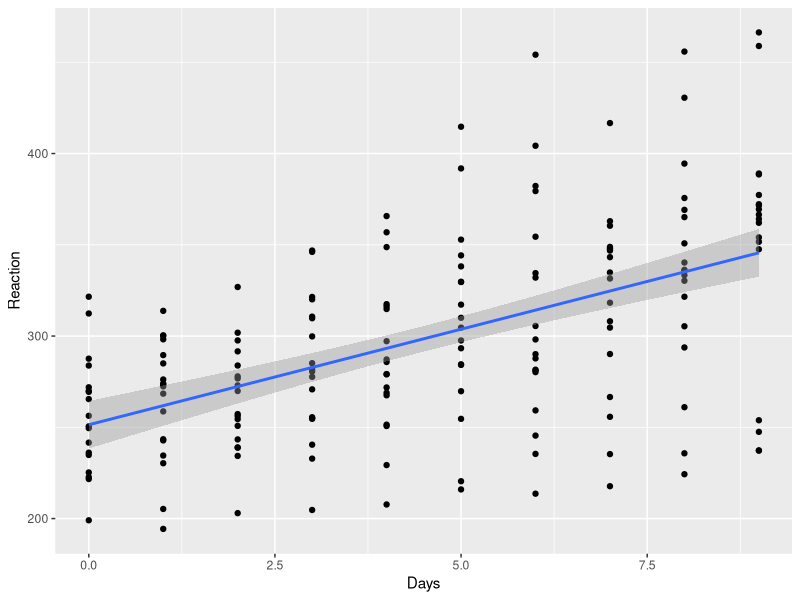
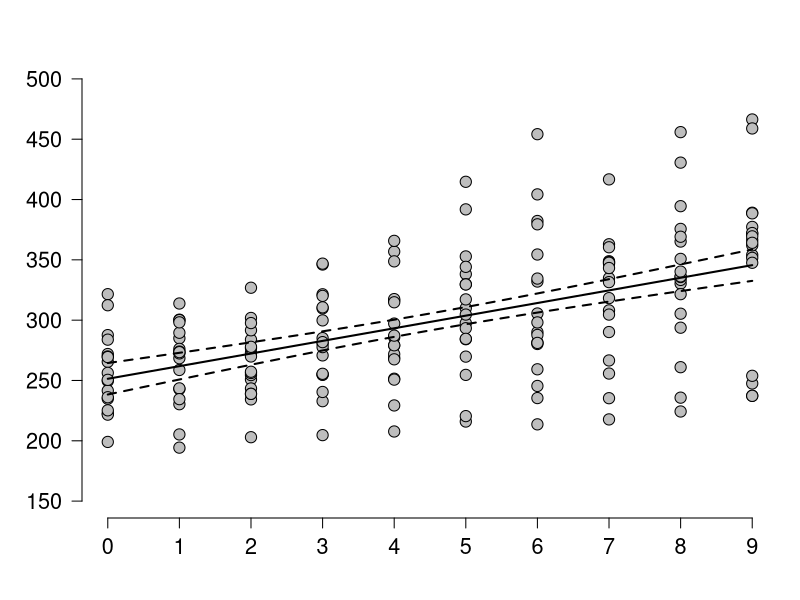
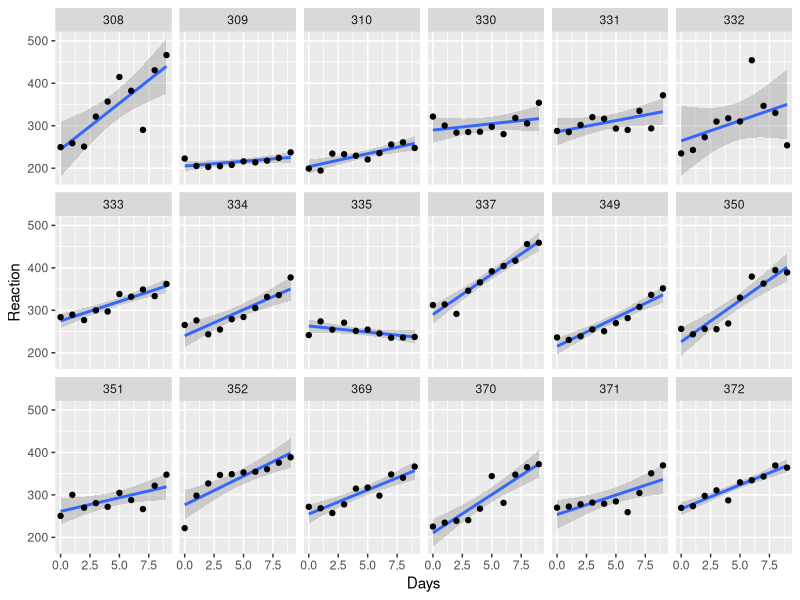
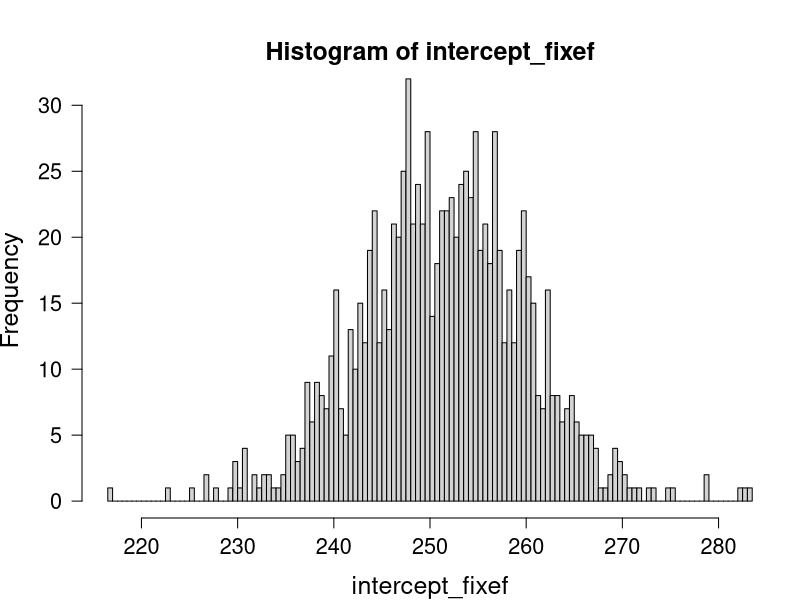
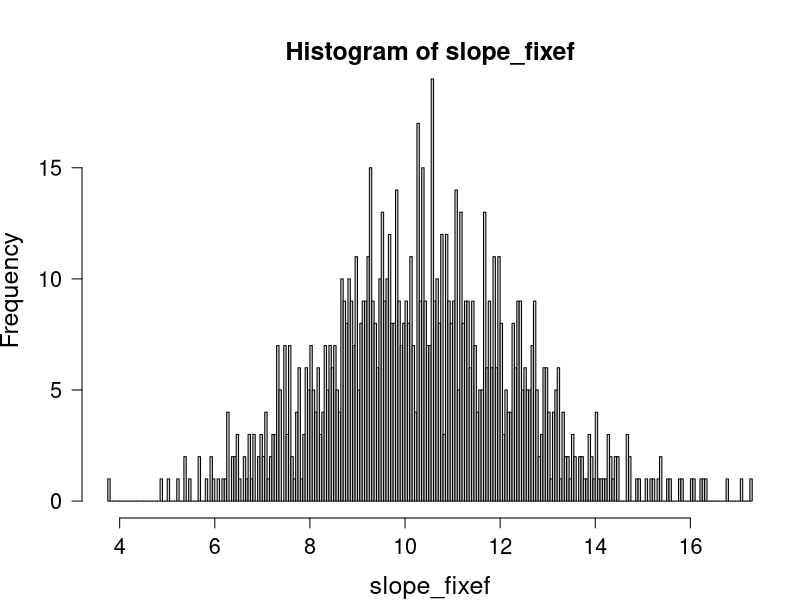
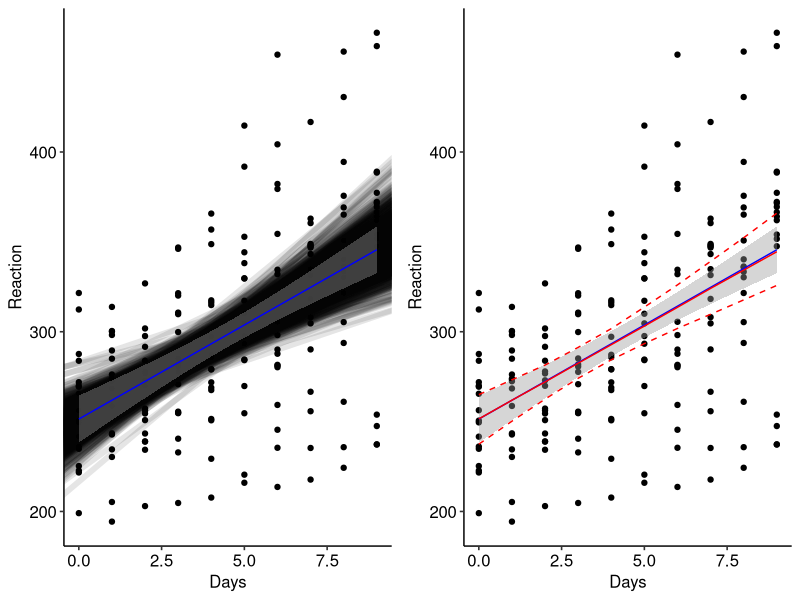
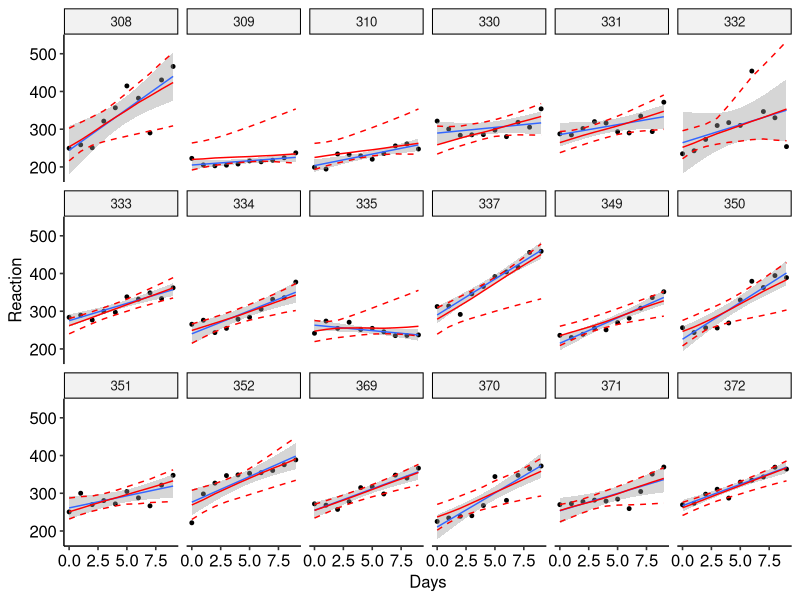

Source code (R) for these figures, in order:
#######################
# advanced mixed models
#######################

library(lme4)
library(ggplot2)
library(ggpubr)
library(gridExtra)

#######################################
# built in dataset on sleep deprivation
?sleepstudy
head(sleepstudy,20)
summary(lm(Reaction~Days, data = sleepstudy))

# basic linear regression
ggplot(sleepstudy,aes(x=Days,y=Reaction)) + geom_point() + geom_smooth(method = "lm")


# as always, we can create the same prediction plot from scratch 
# and make it pretty in base R
op <- par(mfrow = c(1, 1), mar = 0.1 + c(4, 4, 1, 1), oma = c(0, 0, 2, 0), cex.lab = 1.5, font.lab = 1.5, cex.axis = 1.3, bty = "n", las = 1, cex.main = 1.5)

plot(Reaction ~ Days, data = sleepstudy, col = "black", pch = 21, bg = "grey", cex = 1.5, 
     xlim = c(0, 9), ylim = c(150, 500), ylab = "", xlab = "", axes = F)

axis(1, at = seq(0, 9, 1))
axis(2)

conf_interval <- predict(lm(Reaction ~ Days, data = sleepstudy), 
                         newdata = data.frame(Days = seq(0, 9, by = 0.1)), 
                         interval = "confidence", level = 0.95)

lines(seq(0, 9, by = 0.1), conf_interval[,1], lty = 1, lwd = 2)
lines(seq(0, 9, by = 0.1), conf_interval[,2], lty = 2, lwd = 2)
lines(seq(0, 9, by = 0.1), conf_interval[,3], lty = 2, lwd = 2)


# BUT we have non-independent data, because each individual in the study 
# has 10 observations 
ggplot(sleepstudy,aes(x=Days,y=Reaction)) + 
  geom_smooth(method = "lm",level = 0.95) + 
  geom_point() + 
  facet_wrap(~Subject, nrow = 3, ncol = 6) # separate by individual


# from the above plot, a random slope model seems most appropriate
summary(lmer(Reaction ~ Days + (Days | Subject), sleepstudy))

# we can compare the residual variance not explained by the 2 models
sqrt(sum(residuals(lm(Reaction~Days,data=sleepstudy))^2)/(dim(sleepstudy)[1]-2))
sqrt(sum(resid(lmer(Reaction~Days+(Days|Subject),sleepstudy))^2)/(dim(sleepstudy)[1]-2))

# AIC/likelihood will tell you the same thing
# BUT remember, the decision to include random effects or not
# should already have been made
fit1 <- lm(Reaction ~ Days, data = sleepstudy)
fit2 <- lmer(Reaction ~ Days + (Days | Subject), sleepstudy, REML = FALSE)
anova(fit2, fit1)


###############################
# deriving CIs for mixed models

# getting global confidence intervals for mixed models can be tricky
# because you have to find away to incorporate the additional variability
# introduced by your random effects

# BOOTSTRAPPING is the most reliable / common way

# number of iterations
N_boot <- 1000
#create storage vectors for intercepts and slopes of each iteration 
intercept_fixef <- vector() 
slope_fixef <- vector()

# population level data for prediction
newdata_pop_level <- data.frame(Days = seq(0, 9, by = 1))

# storage vector for fixed effect predictions
datapoints_fixef <- matrix(ncol = N_boot, nrow = dim(newdata_pop_level)[1])

# individual level data for prediction
newdata_individ_level<-data.frame(Days=sleepstudy$Days, Subject=sleepstudy$Subject)

# storage vector for random effects predictions
datapoints_individ_level <- matrix(ncol=N_boot, nrow=dim(newdata_individ_level)[1])

# bootstrapped slope and intercept for global model
for(i in 1:N_boot) {
    
  # randomly sample data set (with replacement) 
    sleepstudy_boot <- sleepstudy[sample(1:dim(sleepstudy)[1], dim(sleepstudy)[1]*0.25, 
                                       replace = TRUE),]

  # fit same mixed model with subset of data  
    lmerfit_boot <- lmer(Reaction ~ Days + (Days | Subject), sleepstudy_boot)

  # extract intercept (for fixed effect) and append to storage vector  
    intercept_fixef <- append(intercept_fixef, as.numeric(fixef(lmerfit_boot)[1]))

  # extract slope (for fixed effect) and append to storage vector  
    slope_fixef <- append(slope_fixef, as.numeric(fixef(lmerfit_boot)[2]))
  
  # predict model for all subjects (even those not included in the subset)  
    datapoints_individ_level[,i] <- predict(lmerfit_boot, newdata_individ_level, 
                                          allow.new.levels = TRUE)

} # close i loop


# plot bootstrapped intercepts and slopes
hist(intercept_fixef, breaks = 200)
hist(slope_fixef, breaks = 200)

# combine bootstrapped intercepts and slopes
fixef_df <- data.frame(Intercept = intercept_fixef, Days = slope_fixef)

# predict for each iteration of intercept and slope 
for(i in 1:N_boot) {

    datapoints_fixef[,i] <- 
    model.matrix(~ 1 + Days, data = newdata_pop_level) %*% as.matrix(fixef_df)[i,]

} #close i loop

# calculate 95% CIs from bootstrapped values (full model)
bootstrap_conf_interval_pop_level <- data.frame(Days = seq(0, 9, by = 1),
                                                lwr=apply(datapoints_fixef,1,quantile,prob=.05),
                                                fit=apply(datapoints_fixef,1,quantile,prob=.5),
                                                upr=apply(datapoints_fixef,1,quantile,prob=.95))


#PLOT POPULATION LEVEL CONFIDENCE INTERVALS
p1 <- ggplot(sleepstudy, aes(x = Days, y = Reaction)) + 
  geom_point() + 
  geom_abline(data=fixef_df,alpha=0.1,size=2,aes(intercept=Intercept,slope=Days)) + 
  geom_smooth(method = "lm", color = "blue", size = 0.5) +
  theme_pubr()

p2 <- ggplot(sleepstudy, aes(x = Days, y = Reaction)) + 
  geom_point() + 
  geom_smooth(method = "lm", color = "blue", size = 0.5) + 
  geom_line(data=bootstrap_conf_interval_pop_level,aes(y=fit),size=0.5,color="red") + 
  geom_line(data=bootstrap_conf_interval_pop_level,aes(y=lwr),lty=2, color = "red") + 
  geom_line(data=bootstrap_conf_interval_pop_level,aes(y=upr),lty=2, color = "red") +
  theme_pubr()

grid.arrange(p1, p2, nrow = 1)


# calculate 95% CIs from bootstrapped values (for each individual)
bootstrap_conf_interval_individ_level <- data.frame(Days = sleepstudy$Days, 
                                                    Subject = sleepstudy$Subject,
                                                    lwr = apply(datapoints_individ_level, 1, 
                                                                quantile, prob = 0.05),
                                                    fit = apply(datapoints_individ_level, 1, 
                                                                quantile, prob = 0.5),
                                                    upr = apply(datapoints_individ_level, 1, 
                                                                quantile, prob = 0.95))

#PLOT INDIVIDUAL LEVEL CONFIDENCE INTERVALS
ggplot(sleepstudy, aes(x = Days, y = Reaction)) + 
  geom_point(size = 1) + 
  geom_smooth(method = "lm", level = 0.95, size = 0.5) + 
  facet_wrap(~Subject, nrow = 3, ncol = 6) + 
  geom_line(data = bootstrap_conf_interval_individ_level,aes(y=fit), size = 0.5, 
            color = "red") + 
  geom_line(data = bootstrap_conf_interval_individ_level,aes(y=lwr),lty=2,size=0.5, 
            color = "red") + 
  geom_line(data = bootstrap_conf_interval_individ_level,aes(y=upr),lty=2,size=0.5, 
            color = "red") +
  theme_pubr()

# the individual fits are "shrunk" toward their common population level mean 
# all the fits help each other to have more stable and resembling 
# population level slopes, intercepts and confidence intervals
